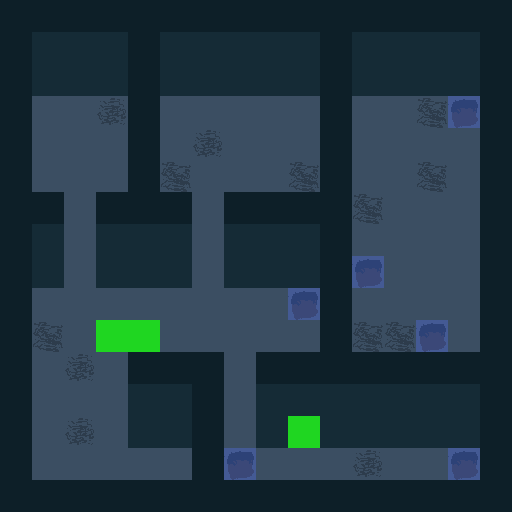

The image is a tile-based game level rendered from a .tmx file. Its description and complete source (layers, tilesets, objects, tile grids) follow:
An orthogonal 16x16 tile map with 32x32 px tiles, 4 tile layers (FloorAuto_values, FloorAuto, Grass_values, Regions), 6 tilesets and 3 objects (3x Enemy).

<map version="1.4" tiledversion="1.4.2" orientation="orthogonal" renderorder="right-down" compressionlevel="0" width="16" height="16" tilewidth="32" tileheight="32" infinite="0" backgroundcolor="#696A79" nextlayerid="6" nextobjectid="1"><tileset firstgid="1" name="MRMOTEXT" tilewidth="8" tileheight="8" tilecount="512" columns="32" objectalignment="topleft" margin="0" spacing="0"><image source="../../../images/MRMOTEXT.png" width="256" height="128" /></tileset><tileset firstgid="513" name="GrassClean" tilewidth="32" tileheight="32" tilecount="12" columns="3" objectalignment="topleft" margin="0" spacing="0"><image source="../../../images/GrassClean.png" width="87" height="122" /></tileset><tileset firstgid="525" name="TilesClean" tilewidth="32" tileheight="32" tilecount="920" columns="40" objectalignment="topleft" margin="0" spacing="0"><image source="../../../images/TilesClean.png" width="1280" height="736" /></tileset><tileset firstgid="1445" name="Regions" tilewidth="32" tileheight="32" tilecount="7" columns="7" objectalignment="topleft"><image source="Regions.intgrid.png" width="224" height="32" /></tileset><tileset firstgid="1452" name="Grass" tilewidth="32" tileheight="32" tilecount="2" columns="2" objectalignment="topleft"><image source="Grass.intgrid.png" width="64" height="32" /></tileset><tileset firstgid="1454" name="FloorAuto" tilewidth="32" tileheight="32" tilecount="9" columns="9" objectalignment="topleft"><image source="FloorAuto.intgrid.png" width="288" height="32" /></tileset><layer id="1" name="FloorAuto_values" width="16" height="16" opacity="1"><data encoding="csv">1456,1456,1456,1456,1456,1456,1456,1456,1456,1456,1456,1456,1456,1456,1456,1456,1456,1462,1462,1462,1456,1462,1462,1462,1462,1462,1456,1462,1462,1462,1462,1456,1456,1462,1462,1462,1456,1462,1462,1462,1462,1462,1456,1462,1462,1462,1462,1456,1456,1454,1454,1454,1456,1454,1454,1454,1454,1454,1456,1454,1454,1454,1461,1456,1456,1454,1454,1454,1456,1454,1454,1454,1454,1454,1456,1454,1454,1454,1454,1456,1456,1454,1454,1454,1456,1454,1454,1454,1454,1454,1456,1454,1454,1454,1454,1456,1456,1456,1454,1456,1456,1456,1454,1456,1456,1456,1456,1454,1454,1454,1454,1456,1456,1462,1454,1462,1462,1462,1454,1462,1462,1462,1456,1454,1454,1454,1454,1456,1456,1462,1454,1462,1462,1462,1454,1462,1462,1462,1456,1461,1454,1454,1454,1456,1456,1454,1454,1454,1454,1454,1454,1454,1454,1461,1456,1454,1454,1454,1454,1456,1456,1454,1454,1454,1454,1454,1454,1454,1454,1454,1456,1454,1454,1461,1454,1456,1456,1454,1454,1454,1456,1456,1456,1454,1456,1456,1456,1456,1456,1456,1456,1456,1456,1454,1454,1454,1462,1462,1456,1454,1462,1462,1462,1462,1462,1462,1462,1456,1456,1454,1454,1454,1462,1462,1456,1454,1462,1462,1462,1462,1462,1462,1462,1456,1456,1454,1454,1454,1454,1454,1456,1461,1454,1454,1454,1454,1454,1454,1461,1456,1456,1456,1456,1456,1456,1456,1456,1456,1456,1456,1456,1456,1456,1456,1456,1456</data></layer><layer id="2" name="FloorAuto" width="16" height="16" opacity="1"><data encoding="csv">568,568,568,568,568,568,568,568,568,568,568,568,568,568,568,568,568,662,662,662,568,662,662,662,662,662,568,662,662,662,662,568,568,662,662,662,568,662,662,662,662,662,568,662,662,662,662,568,568,990,990,1030,568,990,990,990,990,990,568,990,990,989,984,568,568,990,990,990,568,990,1030,990,990,990,568,990,990,990,990,568,568,990,990,990,568,989,990,990,990,989,568,990,990,989,990,568,568,568,990,568,568,568,990,568,568,568,568,989,990,990,990,568,568,662,990,662,662,662,990,662,662,662,568,990,990,990,990,568,568,662,990,662,662,662,990,662,662,662,568,984,990,990,990,568,568,990,990,990,990,990,990,990,990,984,568,990,990,990,990,568,568,989,990,989,990,990,990,990,990,990,568,989,989,984,990,568,568,990,1030,990,568,568,568,990,568,568,568,568,568,568,568,568,568,990,990,990,662,662,568,990,662,662,662,662,662,662,662,568,568,990,1030,990,662,662,568,990,662,662,662,662,662,662,662,568,568,990,990,990,990,990,568,984,990,990,990,1030,990,990,984,568,568,568,568,568,568,568,568,568,568,568,568,568,568,568,568,568</data></layer><layer id="3" name="Grass_values" width="16" height="16" opacity="1"><data encoding="csv">0,0,0,0,0,0,0,0,0,0,0,0,0,0,0,0,0,0,0,0,0,0,0,0,0,0,0,0,0,0,0,0,0,0,0,0,0,0,0,0,0,0,0,0,0,0,0,0,0,0,0,0,0,0,0,0,0,0,0,0,0,0,0,0,0,0,0,0,0,0,0,0,0,0,0,0,0,0,0,0,0,0,0,0,0,0,0,0,0,0,0,0,0,0,0,0,0,0,0,0,0,0,0,0,0,0,0,0,0,0,0,0,0,0,0,0,0,0,0,0,0,0,0,0,0,0,0,0,0,0,0,0,0,0,0,0,0,0,0,0,0,0,0,0,0,0,0,0,0,0,0,0,0,0,0,0,0,0,0,0,0,0,0,1452,1452,0,0,0,0,0,0,0,0,0,0,0,0,0,0,0,0,0,0,0,0,0,0,0,0,0,0,0,0,0,0,0,0,0,0,0,0,0,0,0,0,0,0,0,0,0,0,0,0,0,0,0,0,1452,0,0,0,0,0,0,0,0,0,0,0,0,0,0,0,0,0,0,0,0,0,0,0,0,0,0,0,0,0,0,0,0,0,0,0,0,0,0</data></layer><layer id="4" name="Regions" width="16" height="16" opacity="0.5"><data encoding="csv">0,0,0,0,0,0,0,0,0,0,0,0,0,0,0,0,0,0,0,0,0,0,0,0,0,0,0,0,0,0,0,0,0,0,0,0,0,0,0,0,0,0,0,0,0,0,0,0,0,0,0,0,0,0,0,0,0,0,0,0,0,0,1447,0,0,0,0,0,0,0,0,0,0,0,0,0,0,0,0,0,0,0,0,0,0,0,0,0,0,0,0,0,0,0,0,0,0,0,0,0,0,0,0,0,0,0,0,0,0,0,0,0,0,0,0,0,0,0,0,0,0,0,0,0,0,0,0,0,0,0,0,0,0,0,0,0,0,0,0,1447,0,0,0,0,0,0,0,0,0,0,0,0,0,1447,0,0,0,0,0,0,0,0,0,0,0,0,0,0,0,0,0,0,0,1447,0,0,0,0,0,0,0,0,0,0,0,0,0,0,0,0,0,0,0,0,0,0,0,0,0,0,0,0,0,0,0,0,0,0,0,0,0,0,0,0,0,0,0,0,0,0,0,0,0,0,0,0,0,0,0,0,0,1447,0,0,0,0,0,0,1447,0,0,0,0,0,0,0,0,0,0,0,0,0,0,0,0,0</data></layer><objectgroup id="5" name="Entities"><object name="Enemy" x="192" y="192" width="32" height="32"><properties><property name="__anchorX" type="int" value="192" /><property name="__anchorY" type="int" value="192" /><property name="__cx" type="int" value="6" /><property name="__cy" type="int" value="6" /><property name="EnemyTypes" value="Grunt" /><property name="Path_0" value="6,7" /><property name="Path_1" value="6,8" /><property name="Path_2" value="6,9" /><property name="Path_3" value="7,9" /><property name="Path_4" value="7,10" /><property name="Path_5" value="7,11" /><property name="Path_6" value="7,12" /><property name="Path_7" value="7,13" /></properties></object><object name="Enemy" x="352" y="192" width="32" height="32"><properties><property name="__anchorX" type="int" value="352" /><property name="__anchorY" type="int" value="192" /><property name="__cx" type="int" value="11" /><property name="__cy" type="int" value="6" /><property name="EnemyTypes" value="Grunt" /><property name="Path_0" value="12,6" /><property name="Path_1" value="13,6" /><property name="Path_2" value="14,6" /></properties></object><object name="Enemy" x="448" y="288" width="32" height="32"><properties><property name="__anchorX" type="int" value="448" /><property name="__anchorY" type="int" value="288" /><property name="__cx" type="int" value="14" /><property name="__cy" type="int" value="9" /><property name="EnemyTypes" value="Grunt" /><property name="Path_0" value="13,9" /><property name="Path_1" value="12,9" /><property name="Path_2" value="11,9" /></properties></object></objectgroup></map>
